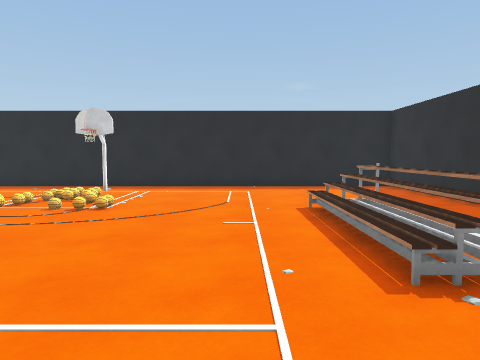
View 1 (above)

16 first-person views from a walk through a scene from a Unity 3-D project. The camera is 1.3 m above the floor, tilts 4° down and sees 70° across. The floor is counted in squares, 1 m on a side. Each view is taken from the middle of a square. On the plan, view 1 faces up. The plan holds only what a view shows up to about 15 squares ahead; the rest is blank. The player character is not drawn. Surface patterns are stand-ins for the level's own textures.

View 2
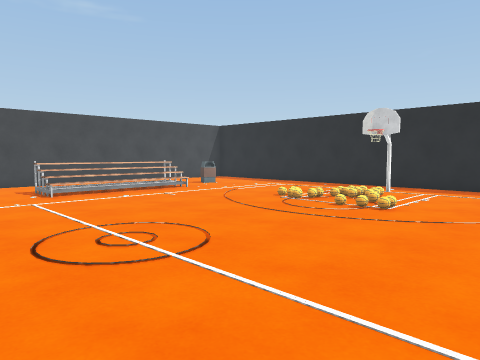

View 3
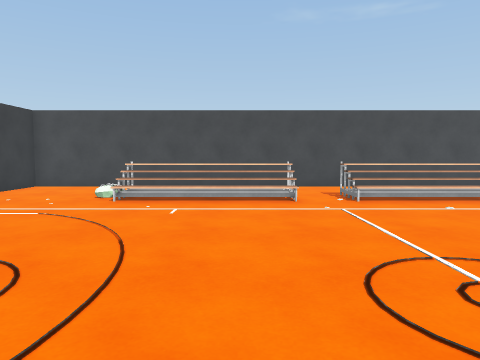

View 4
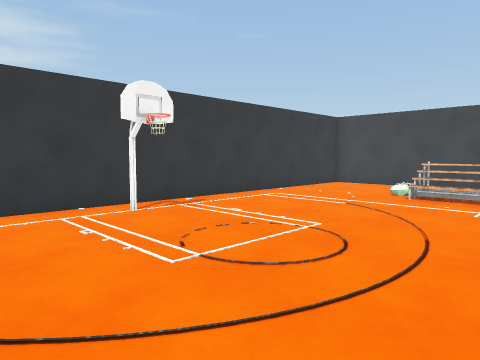

View 5
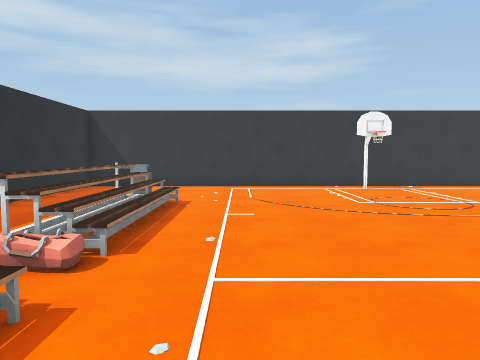

View 6
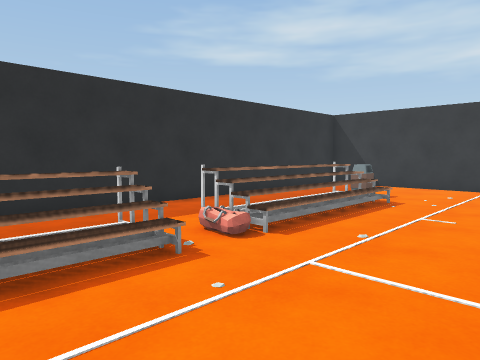

View 7
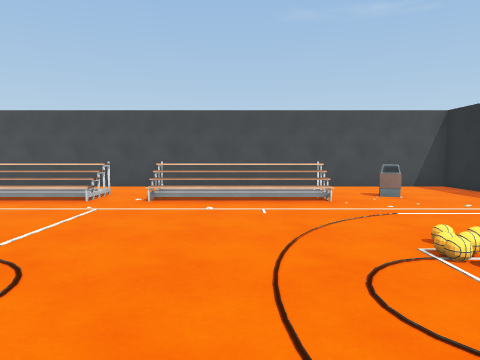

View 8
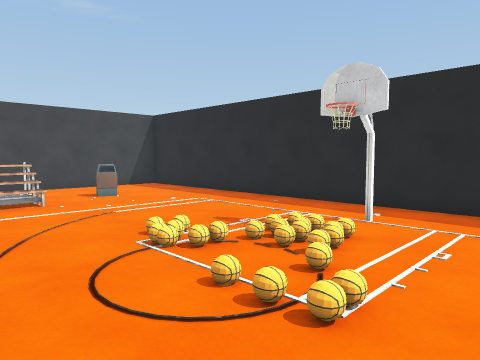

View 9
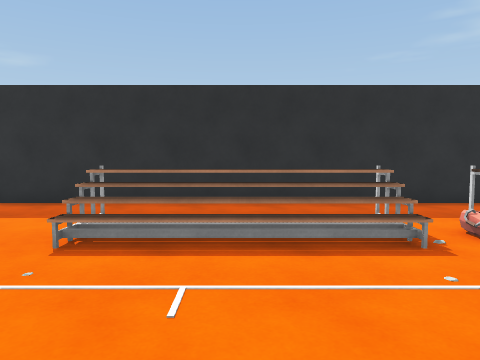

View 10
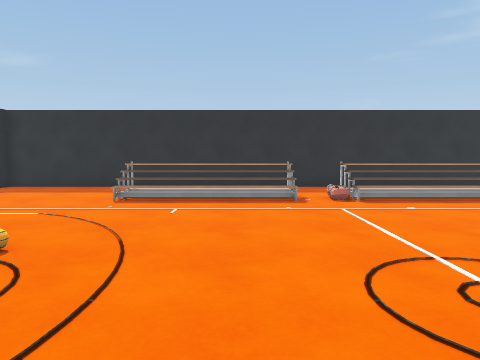

View 11
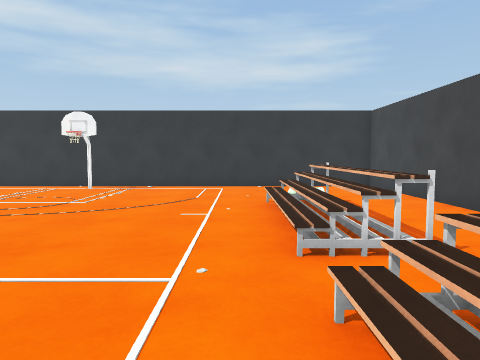

View 12
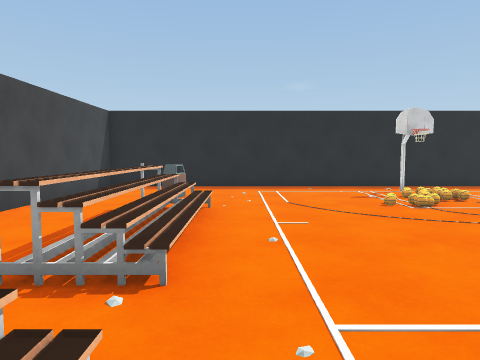

View 13
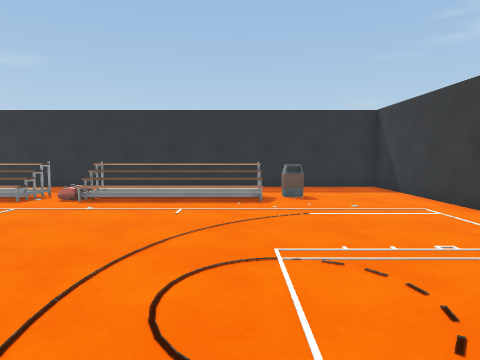

View 14
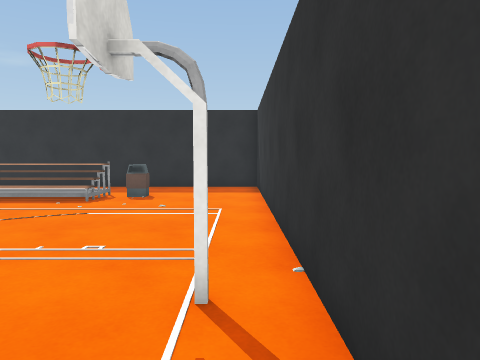

View 15
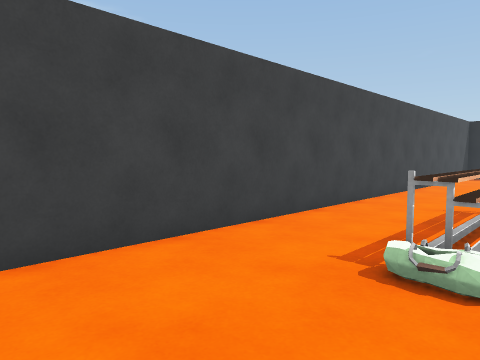

View 16
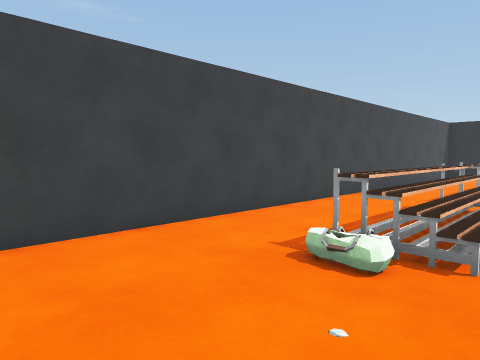

### Floor plan
Key: @ floor where view 1 was taken; # wall or solid block; x gap in a wall; . floor; / step, stairs or slope; = window, fence, low wall or low ledge; O other object.
Columns run from 17 left of view 1 to 7 right of it. Each row starts with its distance up from view 1.
 15 #########################
 14 #.......................#
 13 #.......................#
 12 #.......................#
 11 #...=......//...........#
 10 #........../O...........#
  9 #...#=....//.......=# ..#
  8 #...#=.............=# ..#
  7 #...#=.............=# ..#
  6 #...#=.............=# ..#
  5 #...#=.............=#...#
  4 #...#=.............=#...#
  3 #...#=.............=#...#
  2 #...#=.............##...#
  1 #...#=.............=#...#
  0 #...#=...........@.=#...#
 -1 #...#=.............=#...#
 -2 #...#=.............=#...#
 -3 #...#=.............=#...#
 -4 #...#=.............=#...#
 -5 #...................=...#
 -6 #.......................#
 -7 #.......................#
 -8 #...........x...........#
 -9 #########################

Positions as (right, up) in squares from view 1, and headings:
1: (0, 0), facing up
2: (0, 0), facing up-left
3: (-2, 0), facing left
4: (-1, 0), facing down-left
5: (0, 6), facing down
6: (-2, 6), facing down-right
7: (-2, 6), facing left
8: (-2, 6), facing up-left
9: (-3, 6), facing right
10: (-8, 5), facing right
11: (-11, 6), facing down
12: (-11, 0), facing up
13: (-8, -3), facing right
14: (-8, -8), facing right
15: (-12, -8), facing up-left
16: (-11, -8), facing up-left
